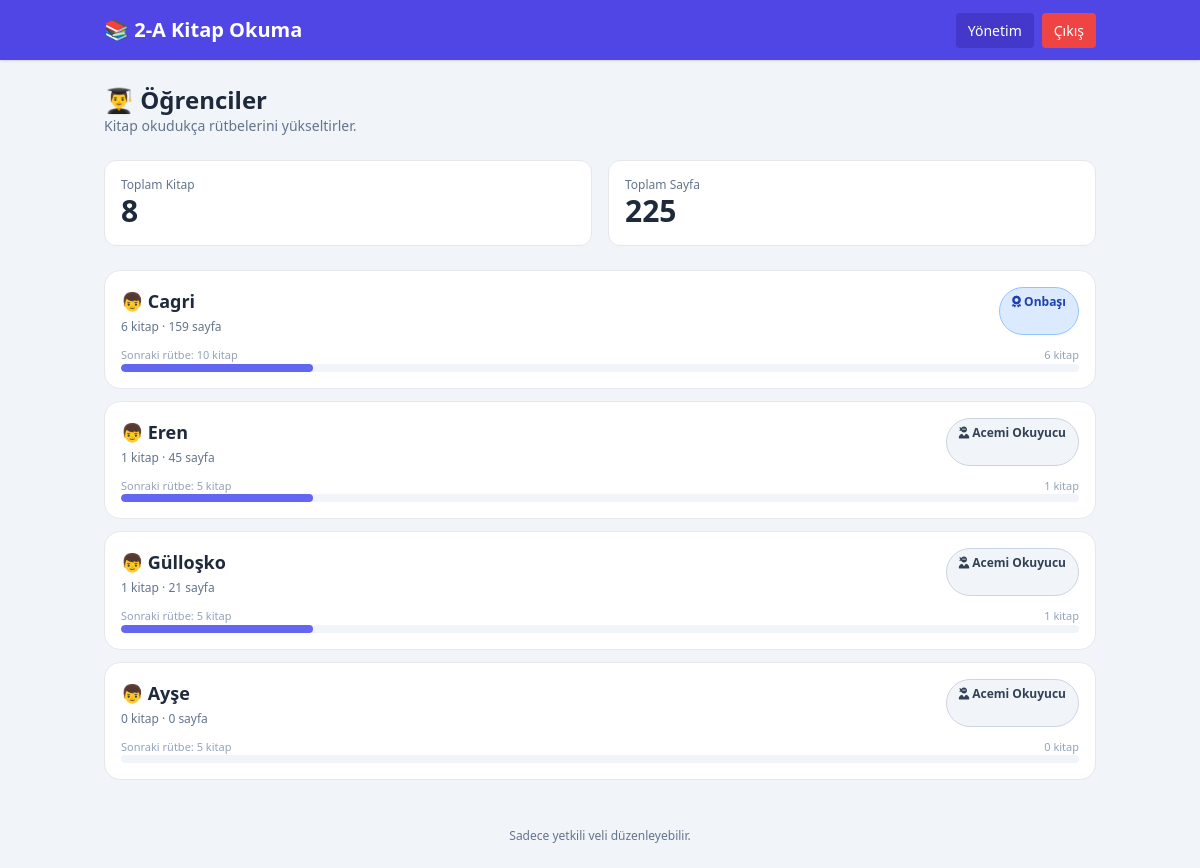
The page / (signed in) on the database its author committed.
### tables this page shows
CREATE TABLE students (
        id INTEGER PRIMARY KEY AUTOINCREMENT,
        name TEXT NOT NULL UNIQUE,
        created_at TIMESTAMP DEFAULT CURRENT_TIMESTAMP
    );

### app.py (the view)
@app.route('/')
def index():
    conn = db()
    rows = conn.execute('''SELECT s.id, s.name, COUNT(b.id) book_count,
                           COALESCE(SUM(b.page_count),0) total_pages
                           FROM students s LEFT JOIN books b ON b.student_id=s.id
                           GROUP BY s.id ORDER BY book_count DESC, s.name COLLATE NOCASE''').fetchall()
    total_books = conn.execute('SELECT COUNT(*) c FROM books').fetchone()['c']
    total_pages = conn.execute('SELECT COALESCE(SUM(page_count),0) p FROM books').fetchone()['p']
    students=[]
    for r in rows:
        x=dict(r); x['rank']=get_rank(x['book_count']); students.append(x)
    conn.close()
    return render_template('index.html', students=students, total_class_books=total_books, total_class_pages=total_pages)

### app.py (called while the page is built)
def get_rank(count):
    current = RANKS[0]
    next_count = RANKS[1][0]
    for i, rank in enumerate(RANKS):
        if count >= rank[0]:
            current = rank
            next_count = RANKS[i + 1][0] if i + 1 < len(RANKS) else None
    previous = current[0]
    if next_count:
        progress = int(((count - previous) / (next_count - previous)) * 100)
    else:
        progress = 100
    return {'title': current[1], 'badge_style': current[2], 'icon': current[3],
            'next_count': next_count, 'progress': min(100, max(0, progress))}

def db():
    os.makedirs(os.path.dirname(DB_PATH), exist_ok=True)
    conn = sqlite3.connect(DB_PATH)
    conn.row_factory = sqlite3.Row
    return conn

### templates/index.html
{% extends 'base.html' %}{% block content %}<div class="mb-6"><h1 class="text-2xl font-bold">👨‍🎓 Öğrenciler</h1><p class="text-sm text-slate-500">Kitap okudukça rütbelerini yükseltirler.</p></div><div class="grid grid-cols-2 gap-4 mb-6"><div class="bg-white p-4 rounded-xl border"><div class="text-xs text-slate-500">Toplam Kitap</div><div class="text-3xl font-bold">{{total_class_books}}</div></div><div class="bg-white p-4 rounded-xl border"><div class="text-xs text-slate-500">Toplam Sayfa</div><div class="text-3xl font-bold">{{total_class_pages}}</div></div></div><div class="space-y-3">{% for s in students %}<a href="{{url_for('student_detail',student_id=s.id)}}" class="block bg-white p-4 rounded-2xl border hover:shadow-md transition"><div class="flex justify-between gap-3"><div><div class="font-bold text-lg">👦 {{s.name}}</div><div class="text-xs text-slate-500 mt-1">{{s.book_count}} kitap · {{s.total_pages}} sayfa</div></div><span class="px-3 py-1.5 rounded-full border text-xs font-bold whitespace-nowrap {{s.rank.badge_style}}"><i class="fa-solid {{s.rank.icon}}"></i> {{s.rank.title}}</span></div><div class="mt-3"><div class="flex justify-between text-[11px] text-slate-400"><span>{% if s.rank.next_count %}Sonraki rütbe: {{s.rank.next_count}} kitap{% else %}🏆 En yüksek rütbe{% endif %}</span><span>{{s.book_count}} kitap</span></div><div class="h-2 bg-slate-100 rounded-full overflow-hidden"><div class="h-2 bg-indigo-500 rounded-full" style="width:{{s.rank.progress}}%"></div></div></div></a>{% else %}<div class="bg-white p-10 rounded-xl text-center text-slate-500">Henüz öğrenci eklenmemiş.</div>{% endfor %}</div>{% endblock %}

### rows shown on the page
students: name "Cagri", book_count "6", total_pages "159", rank "Onbaşı", rank.next_count "10", {{ s.rank.progress }} 20 (drawn)
students: name "Eren", book_count "1", total_pages "45", rank "Acemi Okuyucu", rank.next_count "5", {{ s.rank.progress }} 20 (drawn)
students: name "Gülloşko", book_count "1", total_pages "21", rank "Acemi Okuyucu", rank.next_count "5", {{ s.rank.progress }} 20 (drawn)
students: name "Ayşe", book_count "0", total_pages "0", rank "Acemi Okuyucu", rank.next_count "5"

### other values the page prints
{{ total_class_books }} "8"
{{ total_class_pages }} "225"
